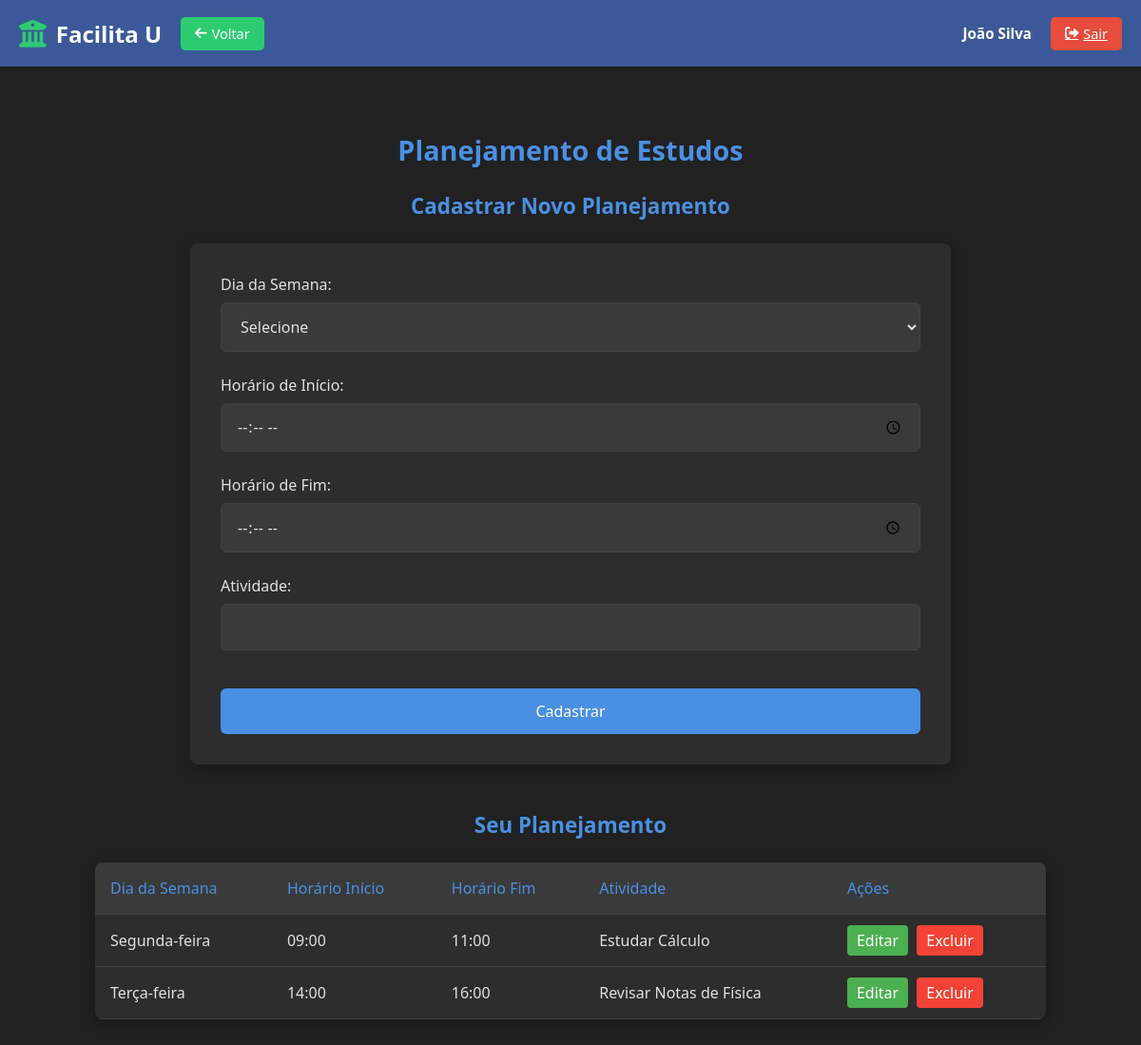
/Código/FacilitaU_proj/planejamento_estudos.php (signed in), run on the app's committed database.
### tables this page shows
CREATE TABLE Planejamento_Estudos (
    planejamento_id INT AUTO_INCREMENT PRIMARY KEY COMMENT 'Identificador único do planejamento',
    usuario_id INT NOT NULL COMMENT 'ID do usuário dono do planejamento (referência à tabela Usuarios)',
    dia_semana ENUM('segunda', 'terca', 'quarta', 'quinta', 'sexta', 'sabado', 'domingo') NOT NULL COMMENT 'Dia da semana para o planejamento',
    horario_inicio TIME NOT NULL COMMENT 'Horário de início da atividade',
    horario_fim TIME NOT NULL COMMENT 'Horário de término da atividade',
    atividade VARCHAR(100) NOT NULL COMMENT 'Descrição da atividade planejada',
    FOREIGN KEY (usuario_id) REFERENCES Usuarios(usuario_id) ON DELETE CASCADE
)COMMENT 'Tabela de planejamento de estudos dos estudantes';

### Código/FacilitaU_proj/planejamento_estudos.php (the view, shortened to what this page needs)
<?php
include 'config.php';
include 'header.php';
$usuario_id = $_SESSION['usuario_id'];
$editar_id = null;
$editar_dados = null;
$sql = "SELECT * FROM Planejamento_Estudos WHERE usuario_id = ? ORDER BY
        FIELD(dia_semana, 'segunda', 'terca', 'quarta', 'quinta', 'sexta', 'sabado', 'domingo'),
        horario_inicio";
$stmt = $conn->prepare($sql);
$stmt->bind_param("i", $usuario_id);
$stmt->execute();
$result = $stmt->get_result();
?>
<link rel="stylesheet" href="CSS/planejar_estudos.css">
<link rel="stylesheet" href="CSS/editarPlanejamento.css">
<h2>Planejamento de Estudos</h2>
<h3><?php echo isset($editar_id) ? "Editar Planejamento" : "Cadastrar Novo Planejamento"; ?></h3>
<form method="POST" action="planejamento_estudos.php" onsubmit="return validarHorarios()">
    <label for="dia_semana">Dia da Semana:</label>
    <select name="dia_semana" id="dia_semana" required>
        <option value="">Selecione</option>
        <?php
        $dias_semana = [
            'segunda' => 'Segunda-feira',
            'terca' => 'Terça-feira',
            'quarta' => 'Quarta-feira',
            'quinta' => 'Quinta-feira',
            'sexta' => 'Sexta-feira',
            'sabado' => 'Sábado',
            'domingo' => 'Domingo'
        ];
        ?>
    </select>
    <label for="horario_inicio">Horário de Início:</label>
    <input type="time" name="horario_inicio" id="horario_inicio"
           value="<?php echo isset($editar_dados) ? $editar_dados['horario_inicio'] : ''; ?>" required>
    <label for="horario_fim">Horário de Fim:</label>
    <input type="time" name="horario_fim" id="horario_fim"
           value="<?php echo isset($editar_dados) ? $editar_dados['horario_fim'] : ''; ?>" required min="<?php echo isset($editar_dados) ? $editar_dados['horario_inicio'] : ''; ?>">
    <label for="atividade">Atividade:</label>
    <input type="text" name="atividade" id="atividade"
           value="<?php echo isset($editar_dados) ? htmlspecialchars($editar_dados['atividade']) : ''; ?>" required>
    <button type="submit"><?php echo isset($editar_id) ? "Atualizar" : "Cadastrar"; ?></button>
</form>
<h3>Seu Planejamento</h3>
<?php
if ($result->num_rows > 0) {
    echo "<table>";
    echo "<tr><th>Dia da Semana</th><th>Horário Início</th><th>Horário Fim</th><th>Atividade</th><th>Ações</th></tr>";
    while ($row = $result->fetch_assoc()) {
        echo "<tr>";
        echo "<td>" . $dias_semana[$row['dia_semana']] . "</td>";
        echo "<td>" . substr($row['horario_inicio'], 0, 5) . "</td>";
        echo "<td>" . substr($row['horario_fim'], 0, 5) . "</td>";
        echo "<td>" . htmlspecialchars($row['atividade']) . "</td>";
        echo "<td class='actions'>";
        echo "<a href='planejamento_estudos.php?editar=" . $row['planejamento_id'] . "' class='edit-btn'>Editar</a> ";
        echo "<a href='planejamento_estudos.php?excluir=" . $row['planejamento_id'] . "' class='delete-btn' onclick='return confirm(\"Tem certeza que deseja excluir este planejamento?\")'>Excluir</a>";
        echo "</td>";
        echo "</tr>";
    }
    echo "</table>";
} else {
    echo "<p>Nenhum planejamento cadastrado.</p>";
}
?>
</body>
</html>

### Código/FacilitaU_proj/header.php (shortened to what this page needs)
<!DOCTYPE html>
<html lang="pt-BR">
<head>
    <link rel="stylesheet" href="CSS/header.css">
    <link rel="stylesheet" href="https://cdnjs.cloudflare.com/ajax/libs/font-awesome/6.5.2/css/all.min.css">
</head>
<body>
    <header class="main-header">
        <div class="header-container">
            <a href="index.php" class="logo-link">
                <i class="fas fa-university logo-icon"></i>
                <h1 class="logo-text">Facilita U</h1>
            </a>
            <button onclick="window.history.back();" class="btn-back">
                <i class="fas fa-arrow-left"></i>
                <span>Voltar</span>
            </button>
            <?php if (isset($_SESSION['usuario_id'])): ?>
            <div class="user-info">
                <div class="user-details">
                    <div class="user-name"><?php echo htmlspecialchars($_SESSION['nome']); ?></div>
                </div>
                <a href="logout.php" class="btn-logout">
                    <i class="fas fa-sign-out-alt"></i>
                    <span>Sair</span>
                </a>
            </div>
            <?php endif; ?>
        </div>
    </header>
    <main class="main-content">

### Código/FacilitaU_proj/CSS/header.css (style rules this page uses)
:root { --primary-color: #3b5998; --secondary-color: #2ecc71; --text-light: #fff; --text-dark: #333; --header-height: 70px; --danger-color: #e74c3c; }
.main-header { background-color: var(--primary-color); color: var(--text-light); padding: 0 20px; position: fixed; top: 0; left: 0; width: 100%; height: var(--header-height); box-shadow: 0 2px 5px rgba(0, 0, 0, 0.1); z-index: 1000; display: flex; align-items: center; font-family: "Poppins", sans-serif; }
.header-container { display: flex; justify-content: space-between; align-items: center; width: 100%; max-width: 1200px; margin: 0 auto; }
.logo-link { text-decoration: none; color: inherit; display: flex; align-items: center; gap: 10px; }
.logo-icon { color: var(--secondary-color); font-size: 1.8em; }
.logo-text { font-weight: 700; margin: 0; font-size: 1.5em; }
.btn-back { background-color: var(--secondary-color); color: white; border: none; padding: 8px 15px; border-radius: 5px; cursor: pointer; font-size: 0.9em; font-weight: 500; display: inline-flex; align-items: center; gap: 5px; transition: background-color 0.3s ease; margin-right: auto; margin-left: 20px; }
.user-info { display: flex; align-items: center; gap: 20px; }
.user-details { text-align: right; }
.user-name { font-weight: 600; font-size: 0.95em; }
.btn-logout { background-color: var(--danger-color); color: white; border: none; padding: 8px 15px; border-radius: 5px; cursor: pointer; font-size: 0.9em; font-weight: 500; display: inline-flex; align-items: center; gap: 5px; transition: background-color 0.3s ease; }
.main-content { margin-top: var(--header-height); padding: 20px; }

### Código/FacilitaU_proj/CSS/planejar_estudos.css (style rules this page uses)
:root { --bg-primary: #212121; --bg-secondary: #2d2d2d; --bg-tertiary: #3a3a3a; --text-primary: #e0e0e0; --text-secondary: #cccccc; --accent-color: #4a90e2; --success-color: #2ecc71; --error-color: #e74c3c; --border-color: #424242; }
* { margin: 0; padding: 0; box-sizing: border-box; font-family: "Segoe UI", Tahoma, Geneva, Verdana, sans-serif; }
body { background-color: var(--bg-primary); color: var(--text-primary); min-height: 100vh; padding: 2rem; transition: background-color 0.4s ease, color 0.4s ease; }
h2, h3 { color: var(--accent-color); margin-bottom: 1.5rem; }
h2 { font-size: 1.8rem; text-align: center; margin-top: 1rem; }
h3 { font-size: 1.4rem; text-align: center; margin-top: 1rem; }
form { max-width: 800px; margin: 0 auto 3rem; background-color: var(--bg-secondary); padding: 2rem; border-radius: 8px; box-shadow: 0 4px 15px rgba(0, 0, 0, 0.3); transition: background-color 0.4s ease; }
label { display: block; margin-bottom: 0.5rem; color: var(--text-primary); font-weight: 500; }
select, input[type="time"], input[type="text"] { width: 100%; padding: 0.8rem 1rem; margin-bottom: 1.5rem; background-color: var(--bg-tertiary); border: 1px solid var(--border-color); border-radius: 6px; color: var(--text-primary); font-size: 1rem; transition: border-color 0.3s ease, box-shadow 0.3s ease, background-color 0.3s ease; }
button[type="submit"] { background-color: var(--accent-color); color: white; border: none; padding: 0.8rem 1.5rem; border-radius: 6px; font-size: 1rem; font-weight: 500; cursor: pointer; transition: background-color 0.3s ease; width: 100%; margin-top: 1rem; }
table { width: 100%; max-width: 1000px; margin: 0 auto; border-collapse: collapse; background-color: var(--bg-secondary); border-radius: 8px; overflow: hidden; box-shadow: 0 4px 15px rgba(0, 0, 0, 0.3); transition: background-color 0.4s ease; }
th, td { padding: 1rem; text-align: left; border-bottom: 1px solid var(--border-color); }
th { background-color: var(--bg-tertiary); color: var(--accent-color); font-weight: 500; }

### Código/FacilitaU_proj/CSS/editarPlanejamento.css (style rules this page uses)
.actions { white-space: nowrap; }
.edit-btn { background-color: #4caf50; color: white; padding: 5px 10px; text-decoration: none; border-radius: 4px; margin-right: 5px; }
.delete-btn { background-color: #f44336; color: white; padding: 5px 10px; text-decoration: none; border-radius: 4px; }

### data on the page
planejamento_estudos: dia_semana "Segunda-feira", horario_inicio "09:00", horario_fim "11:00", atividade "Estudar Cálculo"
planejamento_estudos: dia_semana "Terça-feira", horario_inicio "14:00", horario_fim "16:00", atividade "Revisar Notas de Física"

### other printed values
$_SESSION['nome'] "João Silva"
